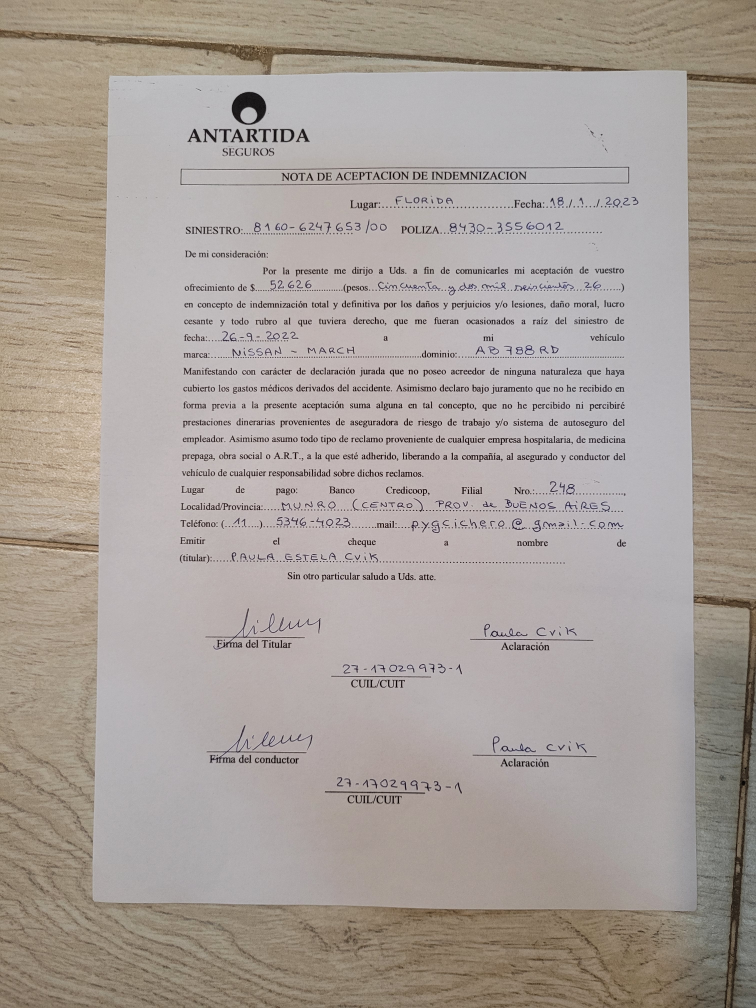
#> input picture sample2.jpg, 3024 x 4032 px (shown at 1/4 size)
$ python main.py sample2.jpg
#> lines starting #> are read from the running program, lines starting #| are printed output that depends on the picture; after the words box and inside, x2 and y2 are one past the last pixel; in counts of white or black regions, pixels touching at a corner belong together
import cv2
import sys
import numpy as np

input_filename = sys.argv[1]

print(input_filename)

# Loading and displaying the original image
original_img = cv2.imread(input_filename)
#> original_img is the input picture: shape (4032, 3024, 3); mean B, G, R 152.6, 159, 167.9
copy = original_img.copy()
# [7 lines of commented-out code are left out]


def order_points(pts):
    '''Rearrange coordinates to order:
       top-left, top-right, bottom-right, bottom-left'''
    rect = np.zeros((4, 2), dtype='float32')
    pts = np.array(pts)
    s = pts.sum(axis=1)
    # Top-left point will have the smallest sum.
    rect[0] = pts[np.argmin(s)]
    # Bottom-right point will have the largest sum.
    rect[2] = pts[np.argmax(s)]

    diff = np.diff(pts, axis=1)
    # Top-right point will have the smallest difference.
    rect[1] = pts[np.argmin(diff)]
    # Bottom-left will have the largest difference.
    rect[3] = pts[np.argmax(diff)]
    # return the ordered coordinates
    return rect.astype('int').tolist()


def find_dest(pts):
    (tl, tr, br, bl) = pts
    # Finding the maximum width.
    widthA = np.sqrt(((br[0] - bl[0]) ** 2) + ((br[1] - bl[1]) ** 2))
    widthB = np.sqrt(((tr[0] - tl[0]) ** 2) + ((tr[1] - tl[1]) ** 2))
    maxWidth = max(int(widthA), int(widthB))

    # Finding the maximum height.
    heightA = np.sqrt(((tr[0] - br[0]) ** 2) + ((tr[1] - br[1]) ** 2))
    heightB = np.sqrt(((tl[0] - bl[0]) ** 2) + ((tl[1] - bl[1]) ** 2))
    maxHeight = max(int(heightA), int(heightB))
    # Final destination co-ordinates.
    destination_corners = [[0, 0], [maxWidth, 0], [maxWidth, maxHeight], [0, maxHeight]]

    return order_points(destination_corners)

def scan(img):
    # Resize image to workable size
    dim_limit = 1080
    max_dim = max(img.shape)
#> max_dim = 4032
    if max_dim > dim_limit:
        resize_scale = dim_limit / max_dim
#> resize_scale = 0.268
        img = cv2.resize(img, None, fx=resize_scale, fy=resize_scale)
    # Create a copy of resized original image for later use
    orig_img = img.copy()
    # Repeated Closing operation to remove text from the document.
    kernel = np.ones((5, 5), np.uint8)
    img = cv2.morphologyEx(img, cv2.MORPH_CLOSE, kernel, iterations=3)
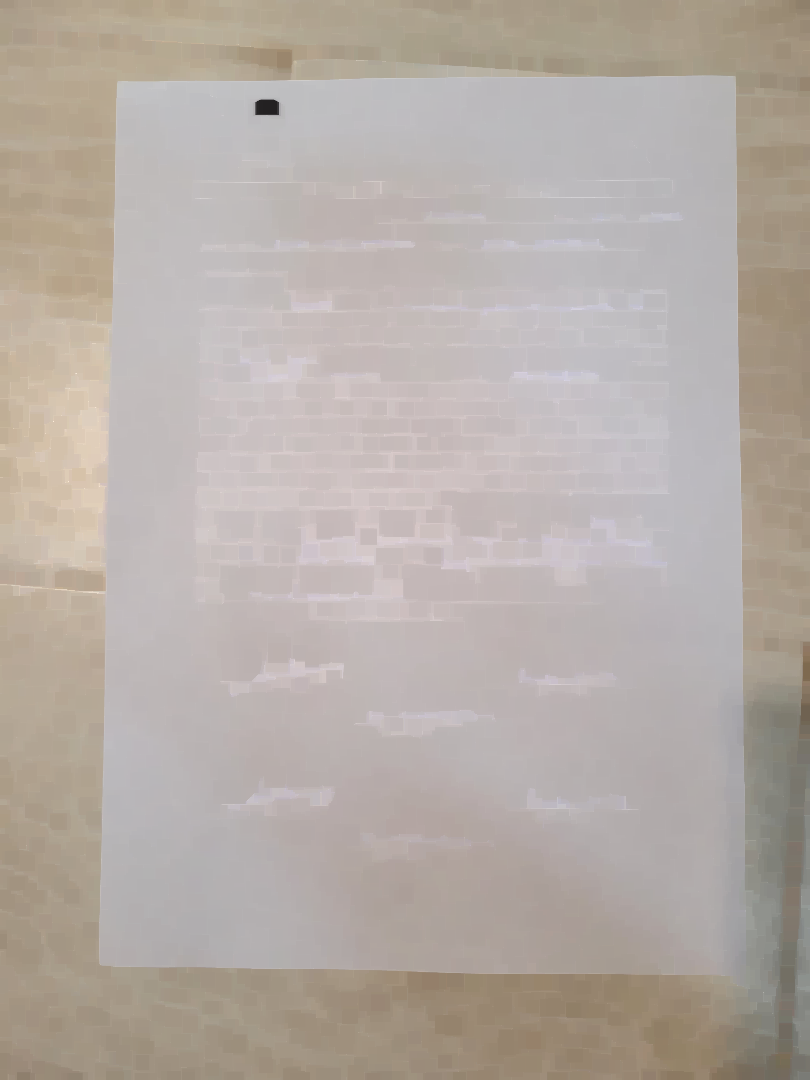
#> img: shape (1080, 810, 3); mean of channels 0, 1, 2 166.3, 172.6, 181.4; drawn as B, G, R
    # GrabCut
    mask = np.zeros(img.shape[:2], np.uint8)
    bgdModel = np.zeros((1, 65), np.float64)
    fgdModel = np.zeros((1, 65), np.float64)
    rect = (20, 20, img.shape[1] - 20, img.shape[0] - 20)
#> rect = (20, 20, 790, 1060)
    cv2.grabCut(img, mask, rect, bgdModel, fgdModel, 5, cv2.GC_INIT_WITH_RECT)
    mask2 = np.where((mask == 2) | (mask == 0), 0, 1).astype('uint8')
    img = img * mask2[:, :, np.newaxis]
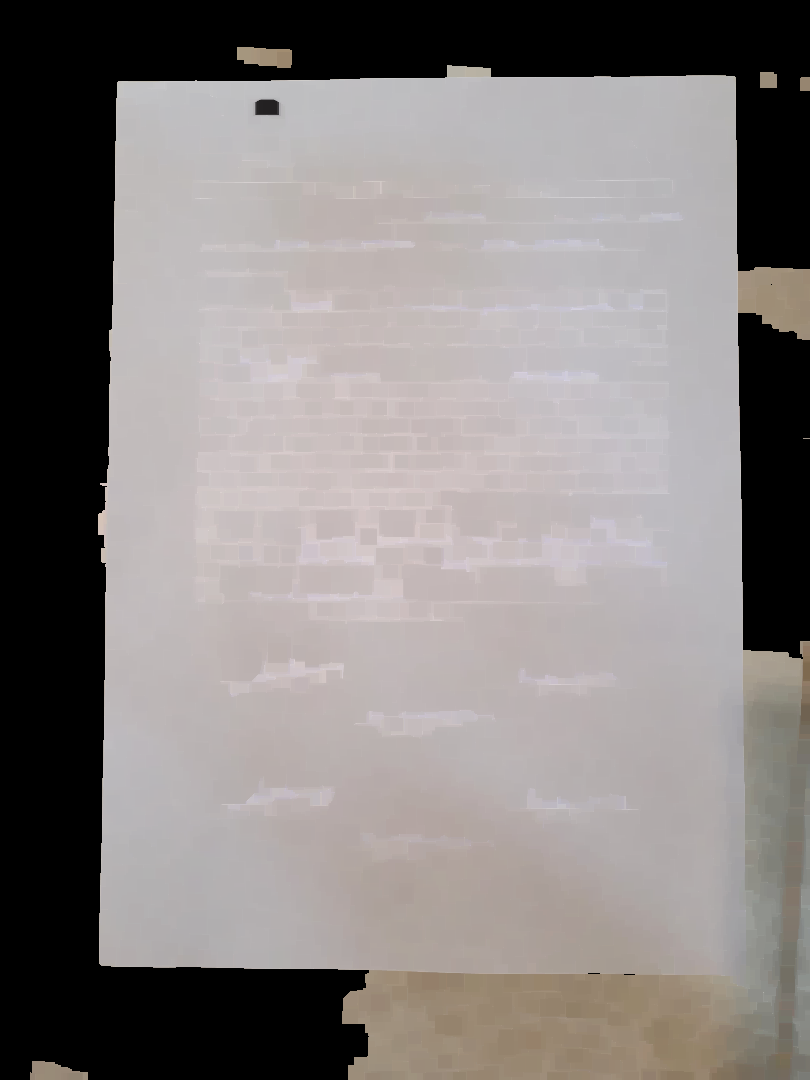
#> img: shape (1080, 810, 3); mean of channels 0, 1, 2 128.5, 129.7, 134.9; drawn as B, G, R

    gray = cv2.cvtColor(img, cv2.COLOR_BGR2GRAY)
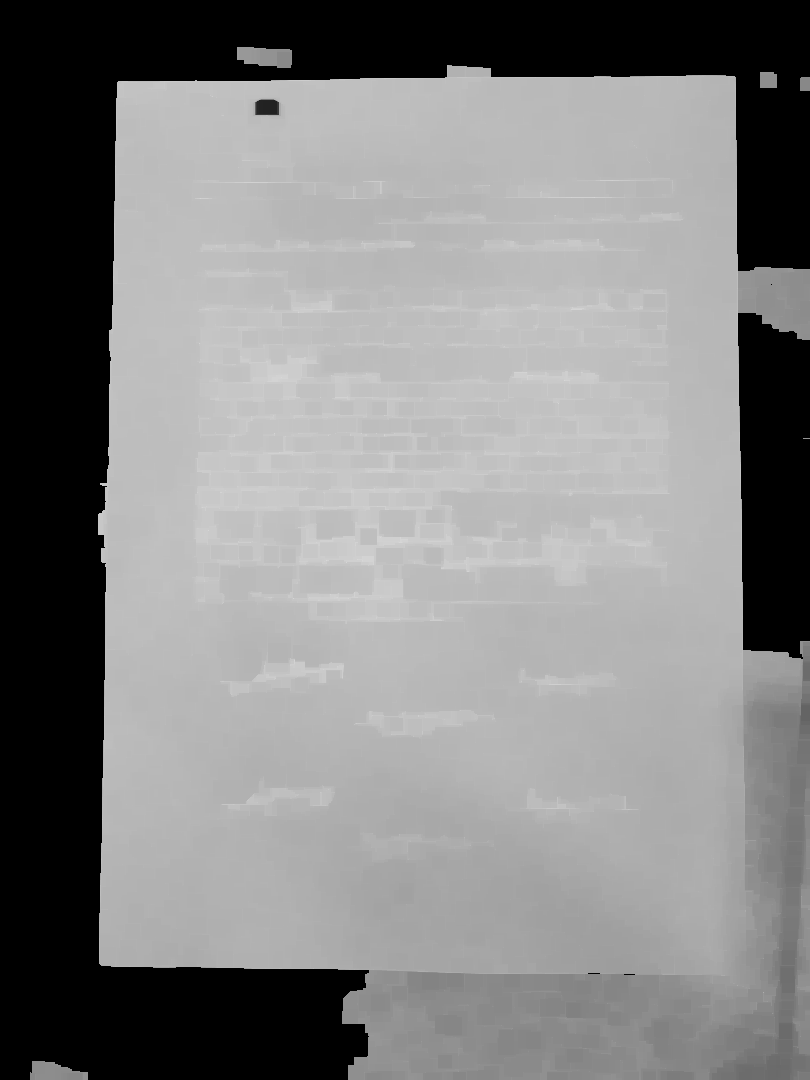
#> gray: shape (1080, 810); min 0, max 216, mean 131.1
    gray = cv2.GaussianBlur(gray, (11, 11), 0)
    # Edge Detection.
    canny = cv2.Canny(gray, 0, 200)
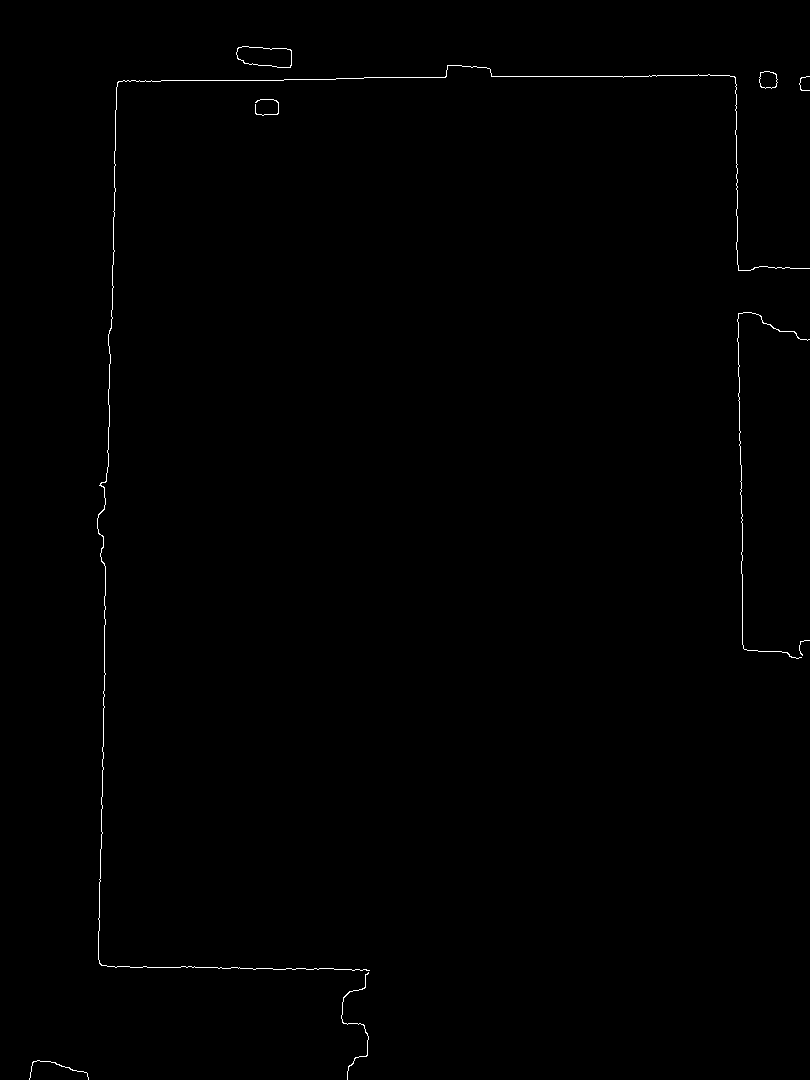
#> canny: shape (1080, 810); 0.36% white in thin lines or dots
    canny = cv2.dilate(canny, cv2.getStructuringElement(cv2.MORPH_ELLIPSE, (5, 5)))
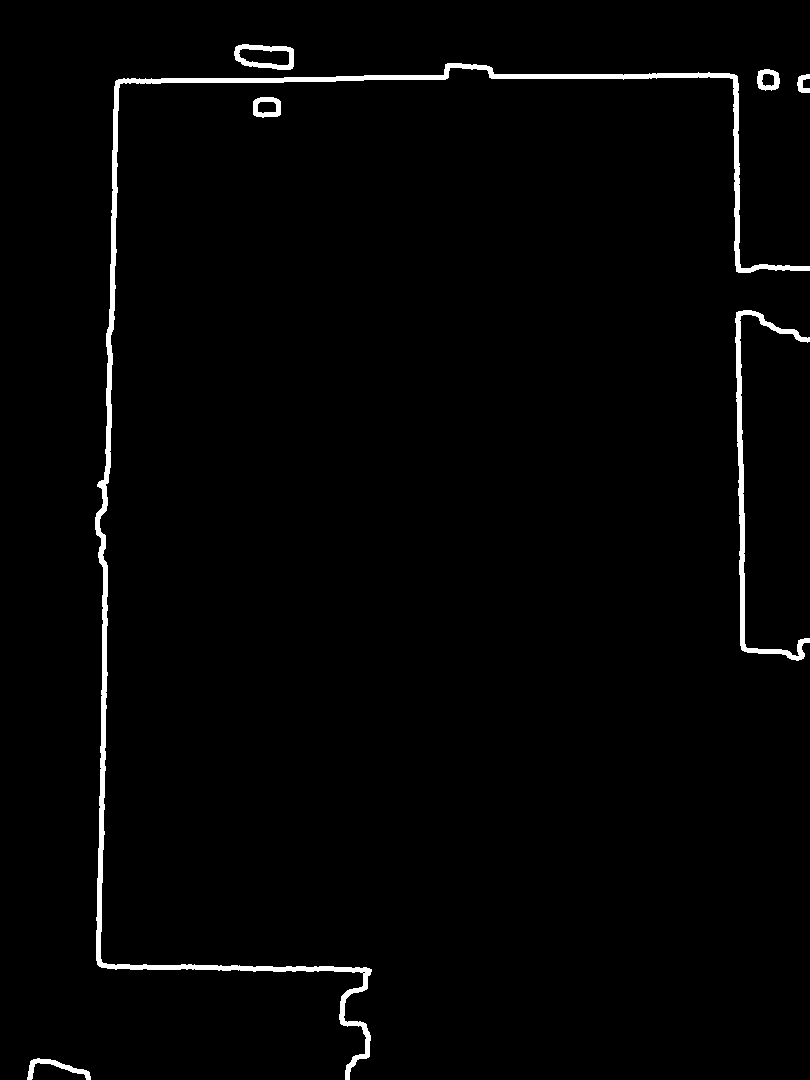
#> canny: shape (1080, 810); 1.8% white; 7 white regions

    # Finding contours for the detected edges.
    contours, hierarchy = cv2.findContours(canny, cv2.RETR_LIST, cv2.CHAIN_APPROX_NONE)
#> contours = 11 contours, 1 with area under 20; largest, box (x1, y1, x2, y2) and area: (95, 63, 810, 1080) 9146, (735, 310, 810, 661) 2101, (234, 44, 294, 70) 1210, (238, 48, 290, 66) 656, (253, 97, 281, 118) 485
    # Keeping only the largest detected contour.
    page = sorted(contours, key=cv2.contourArea, reverse=True)[:5]
#> page = 5 contours; box (x1, y1, x2, y2) and area: (95, 63, 810, 1080) 9146, (735, 310, 810, 661) 2101, (234, 44, 294, 70) 1210, (238, 48, 290, 66) 656, (253, 97, 281, 118) 485

    # Detecting Edges through Contour approximation.
    # Loop over the contours.
    if len(page) == 0:
        return orig_img
    for c in page:
        # Approximate the contour.
        epsilon = 0.02 * cv2.arcLength(c, True)
        corners = cv2.approxPolyDP(c, epsilon, True)
        # If our approximated contour has four points.
        if len(corners) == 4:
            break
#> this loop made 5 passes
#> epsilon on passes 1 to 5: 91.61, 20.96, 3.15, 2.54, 1.72
    # Sorting the corners and converting them to desired shape.
    corners = sorted(np.concatenate(corners).tolist())
#> corners = [[253, 101], [253, 114], [256, 116], [260, 97], [276, 98], [277, 116], [280, 101], [280, 114]]
    # For 4 corner points being detected.
    corners = order_points(corners)
#> in order_points, `pts = np.array(pts)`: pts has the same summary as corners in scan
#> in order_points, `s = pts.sum(axis=1)`: s = [354, 367, 372, 357, 374, 393, 381, 394]
#> in order_points, `diff = np.diff(pts, axis=1)`: diff = [-152, -139, -140, -163, -178, -161, -179, -166]
#> corners = [[253, 101], [280, 101], [280, 114], [253, 114]]

    destination_corners = find_dest(corners)
#> in find_dest, `(tl, tr, br, bl) = pts`: tl = [253, 101]; tr = [280, 101]; br = [280, 114]; bl = [253, 114]
#> in find_dest, `widthA = np.sqrt(((br[0] - bl[0]) ** 2) + ((br[1] - bl[1]) ** 2))`: widthA = 27
#> in find_dest, `heightA = np.sqrt(((tr[0] - br[0]) ** 2) + ((tr[1] - br[1]) ** 2))`: heightA = 13
#> in find_dest, `destination_corners = [[0, 0], [maxWidth, 0], [maxWidth, maxHeight], [..`: destination_corners = [[0, 0], [27, 0], [27, 13], [0, 13]]
#> destination_corners = [[0, 0], [27, 0], [27, 13], [0, 13]]

    # Getting the homography.
    M = cv2.getPerspectiveTransform(np.float32(corners), np.float32(destination_corners))
#> M = [[1, -6.31e-17, -253], [-5.08e-17, 1, -101], [-7.59e-18, 0, 1]]
    # Perspective transform using homography.
    final = cv2.warpPerspective(orig_img, M, (destination_corners[2][0], destination_corners[2][1]),
                                flags=cv2.INTER_LINEAR)
    return final


f = scan(copy)


cv2.imwrite(input_filename+'.scanned.png', f)

# cv2.imshow("Final Scanned image", imutils.resize(warped, height=650))
# cv2.waitKey(0)
